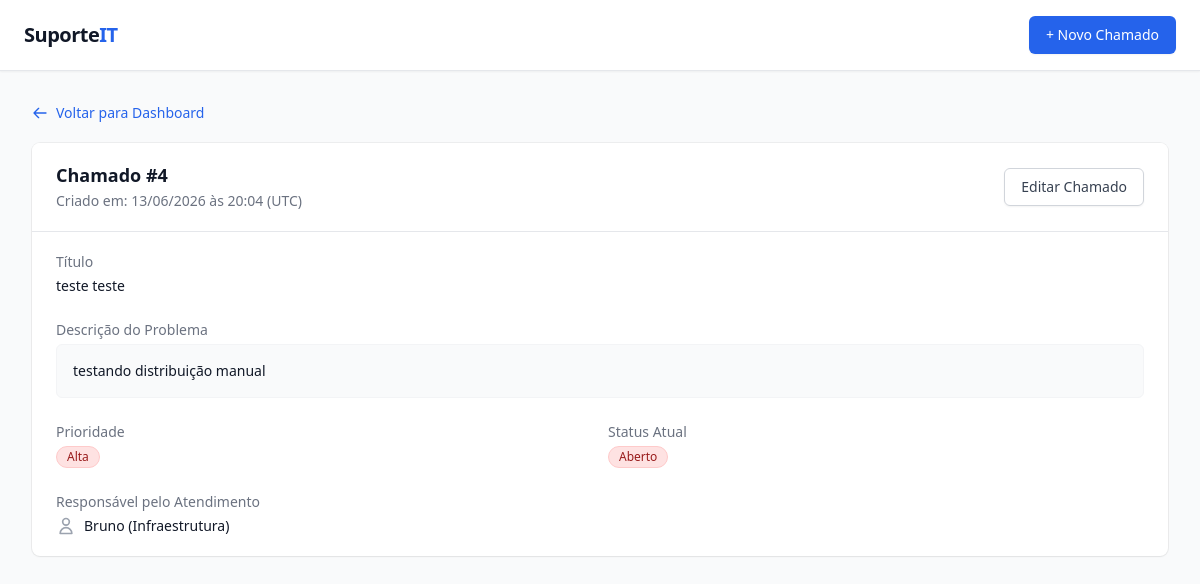
Screenshot of /chamados/4 with the database file from the repository.
### tables this page shows
CREATE TABLE chamados (
    id INTEGER PRIMARY KEY AUTOINCREMENT,
    titulo TEXT NOT NULL,
    descricao TEXT NOT NULL,
    prioridade TEXT NOT NULL,
    status TEXT NOT NULL,
    responsavel_id INTEGER NOT NULL,
    data_abertura TIMESTAMP NOT NULL DEFAULT CURRENT_TIMESTAMP,
    FOREIGN KEY (responsavel_id) REFERENCES responsaveis (id)
);

CREATE TABLE responsaveis (
    id INTEGER PRIMARY KEY AUTOINCREMENT,
    nome TEXT NOT NULL
);

### app/controllers/chamado_controller.py (the view)
@bp.route('/chamados/<int:id>', methods=['GET'])
def visualizar_chamado(id):
    try:
        chamado = chamado_service.obter_chamado(id)
        responsavel = responsavel_repo.obter_por_id(chamado.responsavel_id)
        return render_template('chamado_view.html', chamado=chamado, responsavel=responsavel, Status=Status)
    except ValueError:
        flash("Chamado não encontrado.", "error")
        return redirect(url_for('chamado.dashboard'))

### app/__init__.py (called while the page is built)
def create_app():
    app = Flask(__name__)
    app.config['SECRET_KEY'] = os.environ.get('SECRET_KEY', 'default-fallback-key-for-dev')
    csrf.init_app(app)
    @app.teardown_appcontext
    def close_db(e=None):
        database.close_db(e)
    from app.controllers import chamado_controller
    app.register_blueprint(chamado_controller.bp)
    return app

### app/repositories/chamado_repo.py (called while the page is built)
def _row_to_chamado(row) -> Chamado:
    data_ab = row['data_abertura']
    if isinstance(data_ab, str):
        try:
            data_ab = datetime.fromisoformat(data_ab)
        except ValueError:
            data_ab = datetime.strptime(data_ab, "%Y-%m-%d %H:%M:%S")
    return Chamado(
        id=row['id'],
        titulo=row['titulo'],
        descricao=row['descricao'],
        prioridade=Prioridade(row['prioridade']),
        status=Status(row['status']),
        responsavel_id=row['responsavel_id'],
        data_abertura=data_ab
    )

def obter_por_id(chamado_id: int) -> Optional[Chamado]:
    db = get_db()
    cursor = db.execute('SELECT * FROM chamados WHERE id = ?', (chamado_id,))
    row = cursor.fetchone()
    if row:
        return _row_to_chamado(row)
    return None

### app/repositories/database.py (called while the page is built)
def get_db():
    if 'db' not in g:
        g.db = sqlite3.connect(
            DATABASE,
            detect_types=sqlite3.PARSE_DECLTYPES
        )
        g.db.row_factory = sqlite3.Row
    return g.db

### app/repositories/responsavel_repo.py (called while the page is built)
def obter_por_id(responsavel_id: int) -> Optional[Responsavel]:
    db = get_db()
    cursor = db.execute('SELECT id, nome FROM responsaveis WHERE id = ?', (responsavel_id,))
    row = cursor.fetchone()
    if row:
        return Responsavel(id=row['id'], nome=row['nome'])
    return None

### app/services/chamado_service.py (called while the page is built)
def obter_chamado(chamado_id: int) -> Chamado:
    chamado = chamado_repo.obter_por_id(chamado_id)
    if not chamado:
        raise ValueError("Chamado não encontrado.")
    return chamado

### app/templates/chamado_view.html
{% extends "base.html" %}
{% block content %}
<div class="mb-4">
    <a href="/" class="text-sm font-medium text-blue-600 hover:text-blue-800 inline-flex items-center gap-2">
    <svg xmlns="http://www.w3.org/2000/svg" class="h-4 w-4" fill="none" viewBox="0 0 24 24" stroke="currentColor" stroke-width="2">
        <path stroke-linecap="round" stroke-linejoin="round" d="M10 19l-7-7m0 0l7-7m-7 7h18" />
    </svg>
    Voltar para Dashboard
</a>
</div>
<div class="bg-white shadow-sm ring-1 ring-black ring-opacity-5 sm:rounded-lg overflow-hidden">
    <div class="px-6 py-5 border-b border-gray-200 sm:flex sm:items-center sm:justify-between bg-white">
        <div>
            <h3 class="text-lg leading-6 font-semibold text-gray-900">Chamado #{{ chamado.id }}</h3>
            <p class="mt-1 max-w-2xl text-sm text-gray-500">Criado em: {{ chamado.data_abertura.strftime('%d/%m/%Y às %H:%M') }} (UTC)</p>
        </div>
        <div class="mt-4 sm:mt-0 flex gap-3">
            <a href="/chamados/{{ chamado.id }}/editar" class="inline-flex justify-center rounded-md border border-gray-300 bg-white py-2 px-4 text-sm font-medium text-gray-700 shadow-sm hover:bg-gray-50 focus:outline-none focus:ring-2 focus:ring-blue-500 focus:ring-offset-2 transition-colors">
                Editar Chamado
            </a>
        </div>
    </div>
    <div class="px-6 py-5">
        <dl class="grid grid-cols-1 sm:grid-cols-2 gap-x-4 gap-y-6">
            <div class="sm:col-span-2">
                <dt class="text-sm font-medium text-gray-500">Título</dt>
                <dd class="mt-1 text-sm text-gray-900 font-medium">{{ chamado.titulo }}</dd>
            </div>
            <div class="sm:col-span-2">
                <dt class="text-sm font-medium text-gray-500">Descrição do Problema</dt>
                <dd class="mt-1 text-sm text-gray-900 whitespace-pre-wrap bg-gray-50 p-4 rounded-md border border-gray-100">{{ chamado.descricao }}</dd>
            </div>
            <div>
                <dt class="text-sm font-medium text-gray-500">Prioridade</dt>
                <dd class="mt-1 text-sm text-gray-900">
                    {% set badge_color = 'bg-gray-100 text-gray-800' %}
                    {% if chamado.prioridade.value == 'Alta' %}{% set badge_color = 'bg-red-100 text-red-800 border-red-200' %}
                    {% elif chamado.prioridade.value == 'Média' %}{% set badge_color = 'bg-yellow-100 text-yellow-800 border-yellow-200' %}
                    {% elif chamado.prioridade.value == 'Baixa' %}{% set badge_color = 'bg-green-100 text-green-800 border-green-200' %}
                    {% endif %}
                    <span class="inline-flex items-center rounded-full border px-2.5 py-0.5 text-xs font-medium {{ badge_color }}">
                        {{ chamado.prioridade.value }}
                    </span>
                </dd>
            </div>
            <div>
                <dt class="text-sm font-medium text-gray-500">Status Atual</dt>
                <dd class="mt-1 text-sm text-gray-900">
                    {% set badge_color = 'bg-gray-100 text-gray-800' %}
                    {% if chamado.status.value == 'Aberto' %}{% set badge_color = 'bg-red-100 text-red-800 border-red-200' %}
                    {% elif chamado.status.value == 'Em Andamento' %}{% set badge_color = 'bg-yellow-100 text-yellow-800 border-yellow-200' %}
                    {% elif chamado.status.value == 'Resolvido' %}{% set badge_color = 'bg-green-100 text-green-800 border-green-200' %}
                    {% elif chamado.status.value == 'Fechado' %}{% set badge_color = 'bg-gray-100 text-gray-800 border-gray-200' %}
                    {% endif %}
                    <span class="inline-flex items-center rounded-full border px-2.5 py-0.5 text-xs font-medium {{ badge_color }}">
                        {{ chamado.status.value }}
                    </span>
                </dd>
            </div>
            <div class="sm:col-span-2">
                <dt class="text-sm font-medium text-gray-500">Responsável pelo Atendimento</dt>
                <dd class="mt-1 text-sm text-gray-900 flex items-center gap-2">
                    <svg class="w-5 h-5 text-gray-400" fill="none" stroke="currentColor" viewBox="0 0 24 24"><path stroke-linecap="round" stroke-linejoin="round" stroke-width="2" d="M16 7a4 4 0 11-8 0 4 4 0 018 0zM12 14a7 7 0 00-7 7h14a7 7 0 00-7-7z"></path></svg>
                    {{ responsavel.nome if responsavel else 'Não atribuído' }}
                </dd>
            </div>
        </dl>
    </div>
</div>
{% endblock %}

### rows the page displays
chamados: id "4", data_abertura "13/06/2026 às 20:04", titulo "teste teste", descricao "testando distribuição manual", prioridade.value "Alta", status.value "Aberto"
responsaveis: nome "Bruno (Infraestrutura)"
